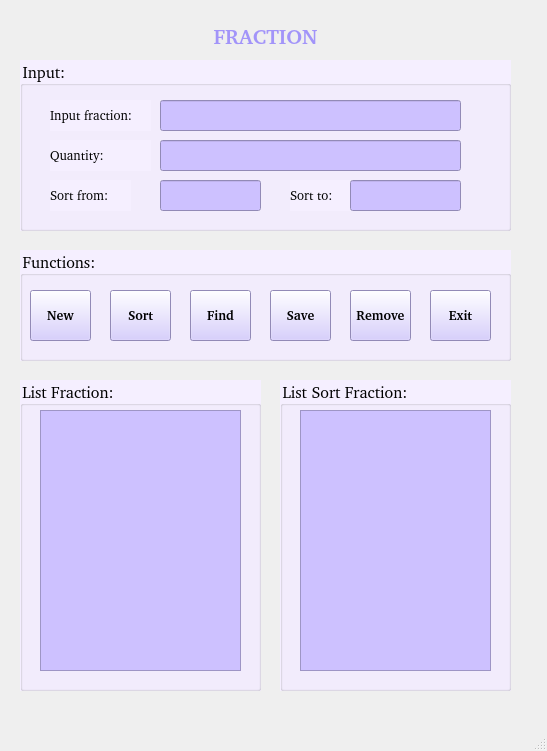
<?xml version="1.0" encoding="UTF-8"?>
<ui version="4.0">
 <class>MainWindow</class>
 <widget class="QMainWindow" name="MainWindow">
  <property name="geometry">
   <rect>
    <x>0</x>
    <y>0</y>
    <width>547</width>
    <height>751</height>
   </rect>
  </property>
  <property name="windowTitle">
   <string>MainWindow</string>
  </property>
  <widget class="QWidget" name="centralwidget">
   <widget class="QLabel" name="label">
    <property name="geometry">
     <rect>
      <x>180</x>
      <y>10</y>
      <width>171</width>
      <height>51</height>
     </rect>
    </property>
    <property name="font">
     <font>
      <family>#9Slide03 Arima Madurai ExtraBo</family>
      <pointsize>16</pointsize>
      <weight>75</weight>
      <bold>true</bold>
     </font>
    </property>
    <property name="styleSheet">
     <string notr="true">color: rgb(162, 148, 249);</string>
    </property>
    <property name="text">
     <string>FRACTION</string>
    </property>
    <property name="alignment">
     <set>Qt::AlignCenter</set>
    </property>
   </widget>
   <widget class="QGroupBox" name="groupBox">
    <property name="geometry">
     <rect>
      <x>20</x>
      <y>60</y>
      <width>491</width>
      <height>171</height>
     </rect>
    </property>
    <property name="font">
     <font>
      <family>#9Slide03 Arima Madurai ExtraBo</family>
      <pointsize>12</pointsize>
     </font>
    </property>
    <property name="styleSheet">
     <string notr="true">background: rgb(245, 239, 255)</string>
    </property>
    <property name="title">
     <string>Input:</string>
    </property>
    <widget class="QLabel" name="label_2">
     <property name="geometry">
      <rect>
       <x>30</x>
       <y>40</y>
       <width>101</width>
       <height>31</height>
      </rect>
     </property>
     <property name="font">
      <font>
       <family>#9Slide03 Arima Madurai ExtraBo</family>
       <pointsize>10</pointsize>
      </font>
     </property>
     <property name="text">
      <string>Input fraction:</string>
     </property>
    </widget>
    <widget class="QLineEdit" name="lineEditInput">
     <property name="geometry">
      <rect>
       <x>140</x>
       <y>40</y>
       <width>301</width>
       <height>31</height>
      </rect>
     </property>
     <property name="font">
      <font>
       <family>#9Slide03 Arima Madurai ExtraBo</family>
       <pointsize>10</pointsize>
      </font>
     </property>
     <property name="styleSheet">
      <string notr="true">background: rgb(205, 193, 255);
</string>
     </property>
    </widget>
    <widget class="QLineEdit" name="lineEditQuantity">
     <property name="enabled">
      <bool>false</bool>
     </property>
     <property name="geometry">
      <rect>
       <x>140</x>
       <y>80</y>
       <width>301</width>
       <height>31</height>
      </rect>
     </property>
     <property name="styleSheet">
      <string notr="true">background: rgb(205, 193, 255);</string>
     </property>
    </widget>
    <widget class="QLabel" name="label_3">
     <property name="geometry">
      <rect>
       <x>30</x>
       <y>80</y>
       <width>101</width>
       <height>31</height>
      </rect>
     </property>
     <property name="font">
      <font>
       <family>#9Slide03 Arima Madurai ExtraBo</family>
       <pointsize>10</pointsize>
      </font>
     </property>
     <property name="text">
      <string>Quantity:</string>
     </property>
    </widget>
    <widget class="QLabel" name="label_4">
     <property name="geometry">
      <rect>
       <x>30</x>
       <y>120</y>
       <width>81</width>
       <height>31</height>
      </rect>
     </property>
     <property name="font">
      <font>
       <family>#9Slide03 Arima Madurai ExtraBo</family>
       <pointsize>10</pointsize>
      </font>
     </property>
     <property name="text">
      <string>Sort from:</string>
     </property>
    </widget>
    <widget class="QLineEdit" name="lineEditSortFrom">
     <property name="geometry">
      <rect>
       <x>140</x>
       <y>120</y>
       <width>101</width>
       <height>31</height>
      </rect>
     </property>
     <property name="font">
      <font>
       <family>#9Slide03 Arima Madurai ExtraBo</family>
       <pointsize>10</pointsize>
      </font>
     </property>
     <property name="styleSheet">
      <string notr="true">background: rgb(205, 193, 255);
</string>
     </property>
    </widget>
    <widget class="QLabel" name="label_5">
     <property name="geometry">
      <rect>
       <x>270</x>
       <y>120</y>
       <width>81</width>
       <height>31</height>
      </rect>
     </property>
     <property name="font">
      <font>
       <family>#9Slide03 Arima Madurai ExtraBo</family>
       <pointsize>10</pointsize>
      </font>
     </property>
     <property name="text">
      <string>Sort to:</string>
     </property>
    </widget>
    <widget class="QLineEdit" name="lineEditSortTo">
     <property name="geometry">
      <rect>
       <x>330</x>
       <y>120</y>
       <width>111</width>
       <height>31</height>
      </rect>
     </property>
     <property name="font">
      <font>
       <family>#9Slide03 Arima Madurai ExtraBo</family>
       <pointsize>10</pointsize>
      </font>
     </property>
     <property name="styleSheet">
      <string notr="true">background: rgb(205, 193, 255);
</string>
     </property>
    </widget>
   </widget>
   <widget class="QGroupBox" name="groupBox_2">
    <property name="geometry">
     <rect>
      <x>20</x>
      <y>250</y>
      <width>491</width>
      <height>111</height>
     </rect>
    </property>
    <property name="font">
     <font>
      <family>#9Slide03 Arima Madurai ExtraBo</family>
      <pointsize>12</pointsize>
     </font>
    </property>
    <property name="styleSheet">
     <string notr="true">background: rgb(245, 239, 255)</string>
    </property>
    <property name="title">
     <string>Functions:</string>
    </property>
    <widget class="QPushButton" name="pushButtonNew">
     <property name="geometry">
      <rect>
       <x>10</x>
       <y>40</y>
       <width>61</width>
       <height>51</height>
      </rect>
     </property>
     <property name="font">
      <font>
       <family>#9Slide03 Arima Madurai ExtraBo</family>
       <pointsize>10</pointsize>
       <weight>75</weight>
       <bold>true</bold>
      </font>
     </property>
     <property name="styleSheet">
      <string notr="true">background: rgb(205, 193, 255);</string>
     </property>
     <property name="text">
      <string>New</string>
     </property>
    </widget>
    <widget class="QPushButton" name="pushButtonSave">
     <property name="geometry">
      <rect>
       <x>250</x>
       <y>40</y>
       <width>61</width>
       <height>51</height>
      </rect>
     </property>
     <property name="font">
      <font>
       <family>#9Slide03 Arima Madurai ExtraBo</family>
       <pointsize>10</pointsize>
       <weight>75</weight>
       <bold>true</bold>
      </font>
     </property>
     <property name="styleSheet">
      <string notr="true">background: rgb(205, 193, 255);</string>
     </property>
     <property name="text">
      <string>Save</string>
     </property>
    </widget>
    <widget class="QPushButton" name="pushButtonRemove">
     <property name="geometry">
      <rect>
       <x>330</x>
       <y>40</y>
       <width>61</width>
       <height>51</height>
      </rect>
     </property>
     <property name="font">
      <font>
       <family>#9Slide03 Arima Madurai ExtraBo</family>
       <pointsize>10</pointsize>
       <weight>75</weight>
       <bold>true</bold>
      </font>
     </property>
     <property name="styleSheet">
      <string notr="true">background: rgb(205, 193, 255);</string>
     </property>
     <property name="text">
      <string>Remove</string>
     </property>
    </widget>
    <widget class="QPushButton" name="pushButtonExit">
     <property name="geometry">
      <rect>
       <x>410</x>
       <y>40</y>
       <width>61</width>
       <height>51</height>
      </rect>
     </property>
     <property name="font">
      <font>
       <family>#9Slide03 Arima Madurai ExtraBo</family>
       <pointsize>10</pointsize>
       <weight>75</weight>
       <bold>true</bold>
      </font>
     </property>
     <property name="styleSheet">
      <string notr="true">background: rgb(205, 193, 255);</string>
     </property>
     <property name="text">
      <string>Exit</string>
     </property>
    </widget>
    <widget class="QPushButton" name="pushButtonSort">
     <property name="geometry">
      <rect>
       <x>90</x>
       <y>40</y>
       <width>61</width>
       <height>51</height>
      </rect>
     </property>
     <property name="font">
      <font>
       <family>#9Slide03 Arima Madurai ExtraBo</family>
       <pointsize>10</pointsize>
       <weight>75</weight>
       <bold>true</bold>
      </font>
     </property>
     <property name="styleSheet">
      <string notr="true">background: rgb(205, 193, 255);</string>
     </property>
     <property name="text">
      <string>Sort</string>
     </property>
    </widget>
    <widget class="QPushButton" name="pushButtonFind">
     <property name="geometry">
      <rect>
       <x>170</x>
       <y>40</y>
       <width>61</width>
       <height>51</height>
      </rect>
     </property>
     <property name="font">
      <font>
       <family>#9Slide03 Arima Madurai ExtraBo</family>
       <pointsize>10</pointsize>
       <weight>75</weight>
       <bold>true</bold>
      </font>
     </property>
     <property name="styleSheet">
      <string notr="true">background: rgb(205, 193, 255);</string>
     </property>
     <property name="text">
      <string>Find</string>
     </property>
    </widget>
   </widget>
   <widget class="QGroupBox" name="groupBox_3">
    <property name="geometry">
     <rect>
      <x>20</x>
      <y>380</y>
      <width>241</width>
      <height>311</height>
     </rect>
    </property>
    <property name="font">
     <font>
      <family>#9Slide03 Arima Madurai ExtraBo</family>
      <pointsize>12</pointsize>
     </font>
    </property>
    <property name="styleSheet">
     <string notr="true">background: rgb(245, 239, 255)</string>
    </property>
    <property name="title">
     <string>List Fraction:</string>
    </property>
    <widget class="QListWidget" name="listWidget">
     <property name="geometry">
      <rect>
       <x>20</x>
       <y>30</y>
       <width>201</width>
       <height>261</height>
      </rect>
     </property>
     <property name="font">
      <font>
       <family>#9Slide03 Arima Madurai ExtraBo</family>
       <pointsize>11</pointsize>
      </font>
     </property>
     <property name="styleSheet">
      <string notr="true">background: rgb(205, 193, 255);</string>
     </property>
    </widget>
   </widget>
   <widget class="QGroupBox" name="groupBox_4">
    <property name="geometry">
     <rect>
      <x>280</x>
      <y>380</y>
      <width>231</width>
      <height>311</height>
     </rect>
    </property>
    <property name="font">
     <font>
      <family>#9Slide03 Arima Madurai ExtraBo</family>
      <pointsize>12</pointsize>
     </font>
    </property>
    <property name="styleSheet">
     <string notr="true">background: rgb(245, 239, 255)</string>
    </property>
    <property name="title">
     <string>List Sort Fraction:</string>
    </property>
    <widget class="QListWidget" name="listWidgetSort">
     <property name="geometry">
      <rect>
       <x>20</x>
       <y>30</y>
       <width>191</width>
       <height>261</height>
      </rect>
     </property>
     <property name="font">
      <font>
       <family>#9Slide03 Arima Madurai ExtraBo</family>
       <pointsize>11</pointsize>
      </font>
     </property>
     <property name="styleSheet">
      <string notr="true">background: rgb(205, 193, 255);</string>
     </property>
    </widget>
   </widget>
  </widget>
  <widget class="QMenuBar" name="menubar">
   <property name="geometry">
    <rect>
     <x>0</x>
     <y>0</y>
     <width>547</width>
     <height>25</height>
    </rect>
   </property>
  </widget>
  <widget class="QStatusBar" name="statusbar"/>
 </widget>
 <resources/>
 <connections/>
</ui>
